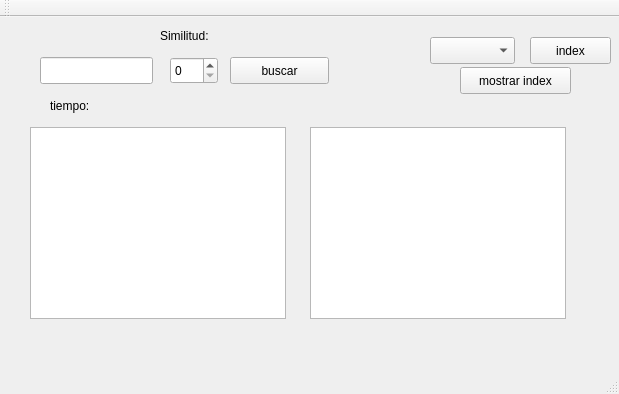
<?xml version="1.0" encoding="UTF-8"?>
<ui version="4.0">
 <class>MainWindow</class>
 <widget class="QMainWindow" name="MainWindow">
  <property name="geometry">
   <rect>
    <x>0</x>
    <y>0</y>
    <width>619</width>
    <height>394</height>
   </rect>
  </property>
  <property name="windowTitle">
   <string>MainWindow</string>
  </property>
  <widget class="QWidget" name="centralWidget">
   <widget class="QLineEdit" name="lineEdit_buscar">
    <property name="geometry">
     <rect>
      <x>40</x>
      <y>40</y>
      <width>113</width>
      <height>27</height>
     </rect>
    </property>
   </widget>
   <widget class="QPushButton" name="pushButton_buscar">
    <property name="geometry">
     <rect>
      <x>230</x>
      <y>40</y>
      <width>99</width>
      <height>27</height>
     </rect>
    </property>
    <property name="text">
     <string>buscar</string>
    </property>
   </widget>
   <widget class="QSpinBox" name="spinBox_num_semejanza">
    <property name="geometry">
     <rect>
      <x>170</x>
      <y>40</y>
      <width>48</width>
      <height>27</height>
     </rect>
    </property>
   </widget>
   <widget class="QTextBrowser" name="textBrowser_taduccion">
    <property name="geometry">
     <rect>
      <x>310</x>
      <y>110</y>
      <width>256</width>
      <height>192</height>
     </rect>
    </property>
   </widget>
   <widget class="QPushButton" name="pushButton_index">
    <property name="geometry">
     <rect>
      <x>530</x>
      <y>20</y>
      <width>81</width>
      <height>27</height>
     </rect>
    </property>
    <property name="text">
     <string>index</string>
    </property>
   </widget>
   <widget class="QComboBox" name="comboBox_index">
    <property name="geometry">
     <rect>
      <x>430</x>
      <y>20</y>
      <width>85</width>
      <height>27</height>
     </rect>
    </property>
   </widget>
   <widget class="QPushButton" name="pushButton_mostrar_index">
    <property name="geometry">
     <rect>
      <x>460</x>
      <y>50</y>
      <width>111</width>
      <height>27</height>
     </rect>
    </property>
    <property name="text">
     <string>mostrar index</string>
    </property>
   </widget>
   <widget class="QLabel" name="label_similitud">
    <property name="geometry">
     <rect>
      <x>160</x>
      <y>10</y>
      <width>67</width>
      <height>17</height>
     </rect>
    </property>
    <property name="text">
     <string>Similitud:</string>
    </property>
   </widget>
   <widget class="QLabel" name="label_nothing">
    <property name="geometry">
     <rect>
      <x>50</x>
      <y>80</y>
      <width>67</width>
      <height>17</height>
     </rect>
    </property>
    <property name="text">
     <string>tiempo:</string>
    </property>
   </widget>
   <widget class="QLabel" name="label_show_time">
    <property name="geometry">
     <rect>
      <x>120</x>
      <y>80</y>
      <width>121</width>
      <height>17</height>
     </rect>
    </property>
    <property name="text">
     <string/>
    </property>
   </widget>
   <widget class="QListWidget" name="listWidget_parecidos">
    <property name="geometry">
     <rect>
      <x>30</x>
      <y>110</y>
      <width>256</width>
      <height>192</height>
     </rect>
    </property>
   </widget>
  </widget>
  <widget class="QMenuBar" name="menuBar">
   <property name="geometry">
    <rect>
     <x>0</x>
     <y>0</y>
     <width>619</width>
     <height>25</height>
    </rect>
   </property>
  </widget>
  <widget class="QToolBar" name="mainToolBar">
   <attribute name="toolBarArea">
    <enum>TopToolBarArea</enum>
   </attribute>
   <attribute name="toolBarBreak">
    <bool>false</bool>
   </attribute>
  </widget>
  <widget class="QStatusBar" name="statusBar"/>
 </widget>
 <layoutdefault spacing="6" margin="11"/>
 <resources/>
 <connections/>
</ui>
